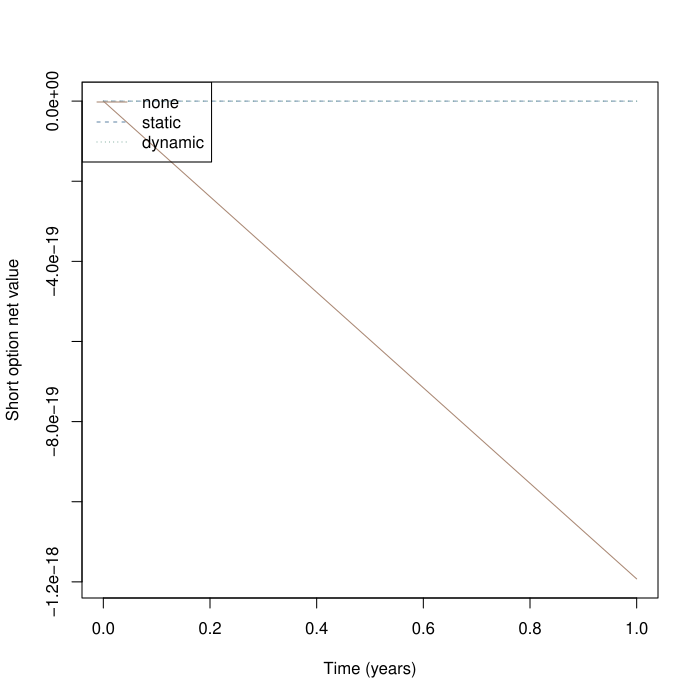

Generate this figure with R:
pdf('tests/bs-round3/case-10-full.pdf')
# 一份教学欧式期权对应一单位标的；卖出一份，非真实市场预测
# [parameters] 定价与路径波动率一致；允许卖空、分数持仓，无交易成本
S0 <- 0.01; K <- 0.01; T <- 1; r <- 0.05; q <- 0; sigma <- 0
N <- 1; interval <- 1; seed <- 2027; type <- "C"
# [validation] 与网页使用同一教学域；不截断超域价格
stopifnot(all(is.finite(c(S0,K,T,r,q,sigma,N,interval,seed))), S0>=.01, S0<=1e5, K>=.01, K<=1e5,
          T>0, T<=10, r >= -0.1, r<=.3, q>=0, q<=1, sigma>=0, sigma<=2,
          N>=1, N<=504, N==floor(N), interval>=1, interval<=504, interval==floor(interval),
          seed>=0, seed<=2147483646, seed==floor(seed), type %in% c("C","P"))
# [delta] 带连续股息的 BS 价格、Delta；到期直接使用支付函数
option <- function(S, tau) {
  if(tau==0) return(c(price=if(type=="C") max(S-K,0) else max(K-S,0), delta=NA_real_, gamma=NA_real_))
  A <- S*exp(-q*tau); D <- K*exp(-r*tau)
  if(sigma==0) {
    if(A==D) stop("Zero volatility kink: Delta is not unique")
    d <- as.numeric(A>D)
    return(c(price=if(type=="C") max(A-D,0) else max(D-A,0), delta=exp(-q*tau)*(d-if(type=="P") 1 else 0), gamma=0))
  }
  d1 <- (log(S/K)+(r-q+sigma^2/2)*tau)/(sigma*sqrt(tau)); d2 <- d1-sigma*sqrt(tau)
  price <- if(type=="C") max(0,A-D,A*pnorm(d1)-D*pnorm(d2)) else max(0,D-A,D*pnorm(-d2)-A*pnorm(-d1))
  delta <- exp(-q*tau)*(pnorm(d1)-if(type=="P") 1 else 0)
  c(price=price, delta=delta, gamma=exp(-q*tau)*dnorm(d1)/(S*sigma*sqrt(tau)))
}
# [path] Park-Miller + Box-Muller，与网页相同的可复现教学随机数
normal_draws <- function(seed, n) {
  state <- seed %% 2147483646 + 1
  uniform <- function() { state <<- (state*16807) %% 2147483647; state/2147483647 }
  vapply(seq_len(n), function(i) sqrt(-2*log(uniform()))*cos(2*pi*uniform()), numeric(1))
}
dt <- T/N
spots <- c(0.010000000000000000,0.010512710963760242) # 固定核对路径
stopifnot(length(spots)==N+1, spots[1]==S0, all(is.finite(spots)), all(spots>=.01 & spots<=1e5))
# [time] 期末tau严格为0；三种策略共享同一条路径与同一权利金
values <- t(vapply(0:N,function(i) option(spots[i+1], T*(N-i)/N), numeric(3)))
premium <- values[1,"price"]
run_strategy <- function(strategy) {
  # [initial] 权利金支付股票成本，余款为现金；允许负现金（借款）
  holding <- if(strategy=="none") 0 else values[1,"delta"]
  cash <- premium-holding*S0
  rows <- data.frame(i=0,t=0,tau=T,S=S0,price=premium,delta=values[1,"delta"],gamma=values[1,"gamma"],
    oldHolding=0,holding=holding,quantity=holding,cashBefore=premium,interest=0,dividend=0,
    tradeCash=-holding*S0,cash=cash,net=holding*S0+cash-premium,netDelta=holding-values[1,"delta"],rebalance=FALSE,settlement=0)
  for(i in seq_len(N)) {
    # [interest] 先按连续复利更新现金账户，负现金承担利息
    oldHolding <- holding; interest <- cash*expm1(r*dt)
    # [dividend] 左端点矩形近似，股息期末入账；空头为支出，不额外复利
    dividend <- oldHolding*q*spots[i]*dt
    cashBefore <- cash+interest+dividend
    # [trade] 仅动态策略在约定时点调仓；到期不再构造Delta
    rebalance <- strategy=="dynamic" && i<N && i %% interval==0
    if(rebalance) holding <- values[i+1,"delta"]
    quantity <- holding-oldHolding
    tradeCash <- -quantity*spots[i+1]
    cash <- cashBefore+tradeCash
    # [net] 卖方组合：股票+现金-期权负债；终点price为真实支付
    net <- holding*spots[i+1]+cash-values[i+1,"price"]
    rows <- rbind(rows,data.frame(i=i,t=i*dt,tau=T*(N-i)/N,S=spots[i+1],price=values[i+1,"price"],
      delta=values[i+1,"delta"],gamma=values[i+1,"gamma"],oldHolding=oldHolding,holding=holding,quantity=quantity,
      cashBefore=cashBefore,interest=interest,dividend=dividend,tradeCash=tradeCash,cash=cash,net=net,
      netDelta=if(i==N) NA_real_ else holding-values[i+1,"delta"],rebalance=rebalance,settlement=0))
  }
  rows
}
results <- lapply(c("none","static","dynamic"),run_strategy)
names(results) <- c("none","static","dynamic")
errors <- vapply(results,function(x) tail(x$net,1),numeric(1))
# [settle] 终点表格为清算前账户；卖出所有股票并支付期权后，现金等于净误差
settlement <- lapply(results,function(x) {
  last <- x[nrow(x),]; c(stockLiquidation=last$holding*last$S, optionPayment=-last$price,
    cashBefore=last$cash, finalCash=last$cash+last$holding*last$S-last$price, finalHolding=0)
})
print(errors, digits=12)
print(tail(results$dynamic,3), digits=10)
# [validation] 逐期对账与自融资验证
for(x in results) {
  stopifnot(abs(x$net[1])<1e-8)
  stopifnot(max(abs(x$cash-x$cashBefore-x$tradeCash))<1e-7)
  stopifnot(max(abs(x$net-(x$holding*x$S+x$cash-x$price)))<1e-7)
  stopifnot(max(abs(diff(x$cash)-x$interest[-1]-x$dividend[-1]-x$tradeCash[-1]))<1e-7)
}
# [plot] 相同路径上的三策略；单条路径误差不保证随调仓频率单调改善
matplot((0:N)*dt,do.call(cbind,lapply(results,function(x) x$net)),type="l",lty=1:3,
        col=c("#a98773","#6689a8","#659b8a"),xlab="Time (years)",ylab="Short option net value")
legend("topleft",legend=names(results),lty=1:3,col=c("#a98773","#6689a8","#659b8a"))
# RStudio实践：保持N、seed与其他参数不变，只修改interval后整段重跑。
# 比较errors和逐期账户；更频繁调仓不保证本路径误差单调下降或盈利。

for(k in names(results)) write.table(results[[k]],file=paste0('tests/bs-round3/case-10-full-',k,'.csv'),row.names=FALSE,quote=FALSE,sep=',',na='NA')
dev.off()
